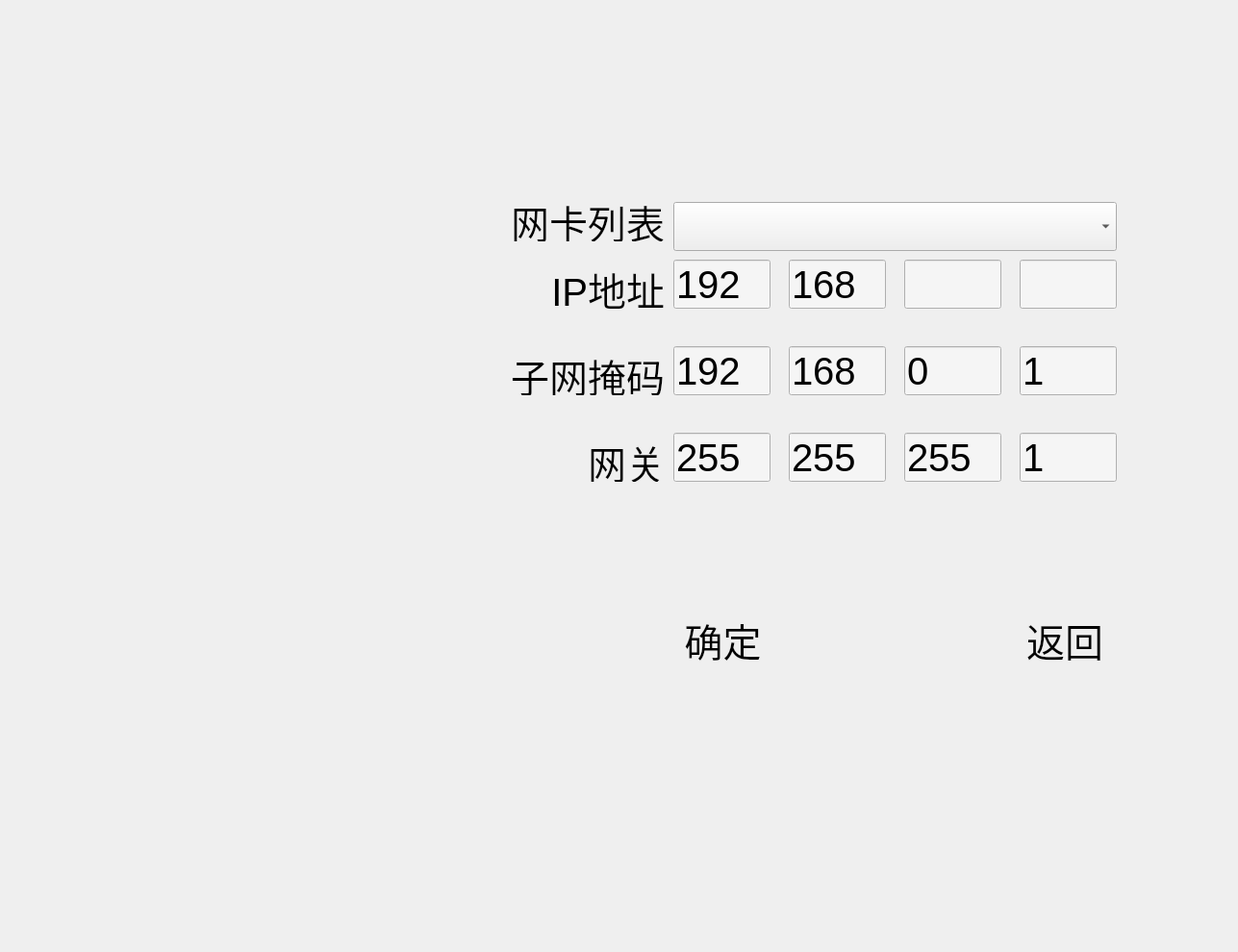
<?xml version="1.0" encoding="UTF-8"?>
<ui version="4.0">
 <class>NetWork</class>
 <widget class="QDialog" name="NetWork">
  <property name="geometry">
   <rect>
    <x>0</x>
    <y>0</y>
    <width>1287</width>
    <height>990</height>
   </rect>
  </property>
  <property name="windowTitle">
   <string>Dialog</string>
  </property>
  <widget class="QLabel" name="label">
   <property name="geometry">
    <rect>
     <x>540</x>
     <y>280</y>
     <width>151</width>
     <height>41</height>
    </rect>
   </property>
   <property name="font">
    <font>
     <pointsize>30</pointsize>
    </font>
   </property>
   <property name="text">
    <string>IP地址</string>
   </property>
   <property name="alignment">
    <set>Qt::AlignRight|Qt::AlignTrailing|Qt::AlignVCenter</set>
   </property>
  </widget>
  <widget class="QLineEdit" name="lineEdit_ip1">
   <property name="geometry">
    <rect>
     <x>700</x>
     <y>270</y>
     <width>101</width>
     <height>51</height>
    </rect>
   </property>
   <property name="font">
    <font>
     <pointsize>30</pointsize>
    </font>
   </property>
   <property name="styleSheet">
    <string notr="true">background-color: rgb(245, 245, 245);</string>
   </property>
   <property name="text">
    <string>192</string>
   </property>
  </widget>
  <widget class="QLineEdit" name="lineEdit_ip2">
   <property name="geometry">
    <rect>
     <x>820</x>
     <y>270</y>
     <width>101</width>
     <height>51</height>
    </rect>
   </property>
   <property name="font">
    <font>
     <pointsize>30</pointsize>
    </font>
   </property>
   <property name="styleSheet">
    <string notr="true">background-color: rgb(245, 245, 245);</string>
   </property>
   <property name="text">
    <string>168</string>
   </property>
  </widget>
  <widget class="QLineEdit" name="lineEdit_ip3">
   <property name="geometry">
    <rect>
     <x>940</x>
     <y>270</y>
     <width>101</width>
     <height>51</height>
    </rect>
   </property>
   <property name="font">
    <font>
     <pointsize>30</pointsize>
    </font>
   </property>
   <property name="styleSheet">
    <string notr="true">background-color: rgb(245, 245, 245);</string>
   </property>
   <property name="text">
    <string/>
   </property>
  </widget>
  <widget class="QLineEdit" name="lineEdit_ip4">
   <property name="geometry">
    <rect>
     <x>1060</x>
     <y>270</y>
     <width>101</width>
     <height>51</height>
    </rect>
   </property>
   <property name="font">
    <font>
     <pointsize>30</pointsize>
    </font>
   </property>
   <property name="styleSheet">
    <string notr="true">background-color: rgb(245, 245, 245);</string>
   </property>
   <property name="text">
    <string/>
   </property>
  </widget>
  <widget class="QLabel" name="label_2">
   <property name="geometry">
    <rect>
     <x>500</x>
     <y>370</y>
     <width>191</width>
     <height>41</height>
    </rect>
   </property>
   <property name="font">
    <font>
     <pointsize>30</pointsize>
    </font>
   </property>
   <property name="text">
    <string>子网掩码</string>
   </property>
   <property name="alignment">
    <set>Qt::AlignRight|Qt::AlignTrailing|Qt::AlignVCenter</set>
   </property>
  </widget>
  <widget class="QLineEdit" name="lineEdit_mask3">
   <property name="geometry">
    <rect>
     <x>940</x>
     <y>360</y>
     <width>101</width>
     <height>51</height>
    </rect>
   </property>
   <property name="font">
    <font>
     <pointsize>30</pointsize>
    </font>
   </property>
   <property name="styleSheet">
    <string notr="true">background-color: rgb(245, 245, 245);</string>
   </property>
   <property name="text">
    <string>0</string>
   </property>
  </widget>
  <widget class="QLineEdit" name="lineEdit_mask4">
   <property name="geometry">
    <rect>
     <x>1060</x>
     <y>360</y>
     <width>101</width>
     <height>51</height>
    </rect>
   </property>
   <property name="font">
    <font>
     <pointsize>30</pointsize>
    </font>
   </property>
   <property name="styleSheet">
    <string notr="true">background-color: rgb(245, 245, 245);</string>
   </property>
   <property name="text">
    <string>1</string>
   </property>
  </widget>
  <widget class="QLineEdit" name="lineEdit_mask2">
   <property name="geometry">
    <rect>
     <x>820</x>
     <y>360</y>
     <width>101</width>
     <height>51</height>
    </rect>
   </property>
   <property name="font">
    <font>
     <pointsize>30</pointsize>
    </font>
   </property>
   <property name="styleSheet">
    <string notr="true">background-color: rgb(245, 245, 245);</string>
   </property>
   <property name="text">
    <string>168</string>
   </property>
  </widget>
  <widget class="QLineEdit" name="lineEdit_mask1">
   <property name="geometry">
    <rect>
     <x>700</x>
     <y>360</y>
     <width>101</width>
     <height>51</height>
    </rect>
   </property>
   <property name="font">
    <font>
     <pointsize>30</pointsize>
    </font>
   </property>
   <property name="styleSheet">
    <string notr="true">background-color: rgb(245, 245, 245);</string>
   </property>
   <property name="text">
    <string>192</string>
   </property>
  </widget>
  <widget class="QLabel" name="label_3">
   <property name="geometry">
    <rect>
     <x>580</x>
     <y>460</y>
     <width>111</width>
     <height>41</height>
    </rect>
   </property>
   <property name="font">
    <font>
     <pointsize>30</pointsize>
    </font>
   </property>
   <property name="text">
    <string>网关</string>
   </property>
   <property name="alignment">
    <set>Qt::AlignRight|Qt::AlignTrailing|Qt::AlignVCenter</set>
   </property>
  </widget>
  <widget class="QLineEdit" name="lineEdit_gate3">
   <property name="geometry">
    <rect>
     <x>940</x>
     <y>450</y>
     <width>101</width>
     <height>51</height>
    </rect>
   </property>
   <property name="font">
    <font>
     <pointsize>30</pointsize>
    </font>
   </property>
   <property name="styleSheet">
    <string notr="true">background-color: rgb(245, 245, 245);</string>
   </property>
   <property name="text">
    <string>255</string>
   </property>
  </widget>
  <widget class="QLineEdit" name="lineEdit_gate4">
   <property name="geometry">
    <rect>
     <x>1060</x>
     <y>450</y>
     <width>101</width>
     <height>51</height>
    </rect>
   </property>
   <property name="font">
    <font>
     <pointsize>30</pointsize>
    </font>
   </property>
   <property name="styleSheet">
    <string notr="true">background-color: rgb(245, 245, 245);</string>
   </property>
   <property name="text">
    <string>1</string>
   </property>
  </widget>
  <widget class="QLineEdit" name="lineEdit_gate2">
   <property name="geometry">
    <rect>
     <x>820</x>
     <y>450</y>
     <width>101</width>
     <height>51</height>
    </rect>
   </property>
   <property name="font">
    <font>
     <pointsize>30</pointsize>
    </font>
   </property>
   <property name="styleSheet">
    <string notr="true">background-color: rgb(245, 245, 245);</string>
   </property>
   <property name="text">
    <string>255</string>
   </property>
  </widget>
  <widget class="QLineEdit" name="lineEdit_gate1">
   <property name="geometry">
    <rect>
     <x>700</x>
     <y>450</y>
     <width>101</width>
     <height>51</height>
    </rect>
   </property>
   <property name="font">
    <font>
     <pointsize>30</pointsize>
    </font>
   </property>
   <property name="styleSheet">
    <string notr="true">background-color: rgb(245, 245, 245);</string>
   </property>
   <property name="text">
    <string>255</string>
   </property>
  </widget>
  <widget class="QPushButton" name="pushButton_ok">
   <property name="geometry">
    <rect>
     <x>590</x>
     <y>610</y>
     <width>301</width>
     <height>111</height>
    </rect>
   </property>
   <property name="font">
    <font>
     <pointsize>30</pointsize>
    </font>
   </property>
   <property name="styleSheet">
    <string notr="true">background-image: url(:/images/confirmbt.png);
</string>
   </property>
   <property name="text">
    <string>  确定</string>
   </property>
   <property name="flat">
    <bool>true</bool>
   </property>
  </widget>
  <widget class="QPushButton" name="pushButton_cencel">
   <property name="geometry">
    <rect>
     <x>940</x>
     <y>610</y>
     <width>301</width>
     <height>111</height>
    </rect>
   </property>
   <property name="font">
    <font>
     <pointsize>30</pointsize>
    </font>
   </property>
   <property name="styleSheet">
    <string notr="true">background-image: url(:/images/back.png);</string>
   </property>
   <property name="text">
    <string>   返回</string>
   </property>
   <property name="flat">
    <bool>true</bool>
   </property>
  </widget>
  <widget class="QLabel" name="label_background">
   <property name="geometry">
    <rect>
     <x>480</x>
     <y>540</y>
     <width>731</width>
     <height>321</height>
    </rect>
   </property>
   <property name="styleSheet">
    <string notr="true">background-image: url(:/images/upasswdbg.png);</string>
   </property>
   <property name="text">
    <string/>
   </property>
  </widget>
  <widget class="QComboBox" name="comboBox_macAddr">
   <property name="geometry">
    <rect>
     <x>700</x>
     <y>210</y>
     <width>461</width>
     <height>51</height>
    </rect>
   </property>
  </widget>
  <widget class="QLabel" name="label_4">
   <property name="geometry">
    <rect>
     <x>430</x>
     <y>210</y>
     <width>261</width>
     <height>41</height>
    </rect>
   </property>
   <property name="font">
    <font>
     <pointsize>30</pointsize>
    </font>
   </property>
   <property name="text">
    <string>网卡列表</string>
   </property>
   <property name="alignment">
    <set>Qt::AlignRight|Qt::AlignTrailing|Qt::AlignVCenter</set>
   </property>
  </widget>
  <zorder>label_background</zorder>
  <zorder>label</zorder>
  <zorder>lineEdit_ip1</zorder>
  <zorder>lineEdit_ip2</zorder>
  <zorder>lineEdit_ip3</zorder>
  <zorder>lineEdit_ip4</zorder>
  <zorder>label_2</zorder>
  <zorder>lineEdit_mask3</zorder>
  <zorder>lineEdit_mask4</zorder>
  <zorder>lineEdit_mask2</zorder>
  <zorder>lineEdit_mask1</zorder>
  <zorder>label_3</zorder>
  <zorder>lineEdit_gate3</zorder>
  <zorder>lineEdit_gate4</zorder>
  <zorder>lineEdit_gate2</zorder>
  <zorder>lineEdit_gate1</zorder>
  <zorder>pushButton_ok</zorder>
  <zorder>pushButton_cencel</zorder>
  <zorder>comboBox_macAddr</zorder>
  <zorder>label_4</zorder>
 </widget>
 <resources/>
 <connections/>
</ui>
